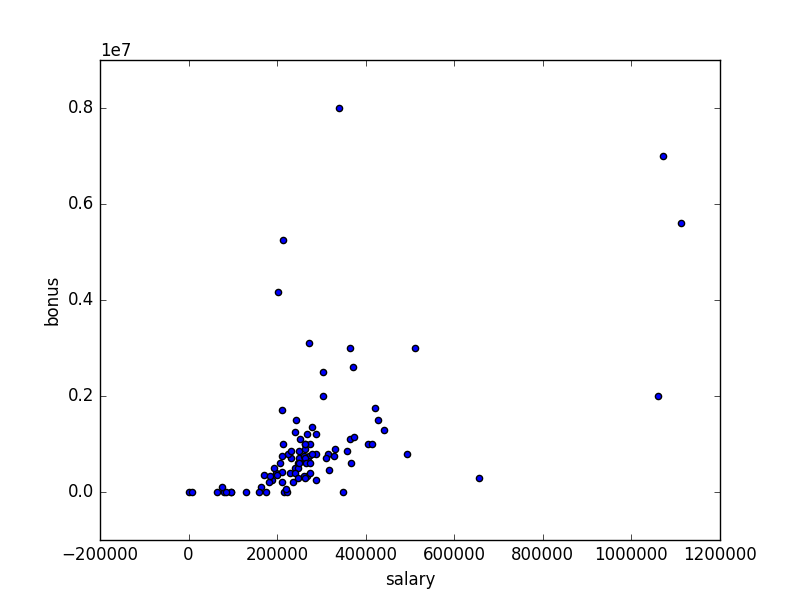

Write the Python code that produced this figure.
#!/usr/bin/python

import pickle
import sys
import matplotlib.pyplot
sys.path.append("../tools/")
from feature_format import featureFormat, targetFeatureSplit


### read in data dictionary, convert to numpy array
data_dict = pickle.load( open("../final_project/final_project_dataset.pkl", "r") )
data_dict.pop('TOTAL', 0)
features = ["salary", "bonus"]
data = featureFormat(data_dict, features)

### your code below
for point in data:
    salary = point[0]
    bonus = point[1]
    matplotlib.pyplot.scatter( salary, bonus )

matplotlib.pyplot.xlabel("salary")
matplotlib.pyplot.ylabel("bonus")
matplotlib.pyplot.savefig('./enron_outliers.png')


